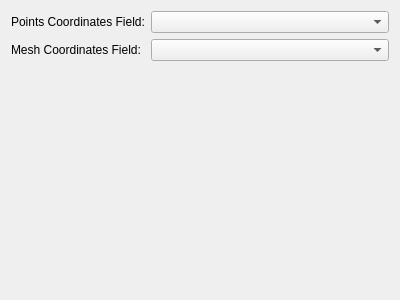
<?xml version="1.0" encoding="UTF-8"?>
<ui version="4.0">
 <class>Coordinates</class>
 <widget class="QWidget" name="Coordinates">
  <property name="geometry">
   <rect>
    <x>0</x>
    <y>0</y>
    <width>400</width>
    <height>300</height>
   </rect>
  </property>
  <property name="windowTitle">
   <string>Coordinates</string>
  </property>
  <layout class="QFormLayout" name="formLayout">
   <item row="0" column="0">
    <widget class="QLabel" name="pointsFieldLabel">
     <property name="maximumSize">
      <size>
       <width>160</width>
       <height>16777215</height>
      </size>
     </property>
     <property name="text">
      <string>Points Coordinates Field:</string>
     </property>
    </widget>
   </item>
   <item row="0" column="1">
    <widget class="QComboBox" name="pointsFieldComboBox"/>
   </item>
   <item row="1" column="0">
    <widget class="QLabel" name="meshFieldLabel">
     <property name="maximumSize">
      <size>
       <width>160</width>
       <height>16777215</height>
      </size>
     </property>
     <property name="text">
      <string>Mesh Coordinates Field:</string>
     </property>
    </widget>
   </item>
   <item row="1" column="1">
    <widget class="QComboBox" name="meshFieldComboBox"/>
   </item>
  </layout>
 </widget>
 <resources/>
 <connections/>
</ui>
